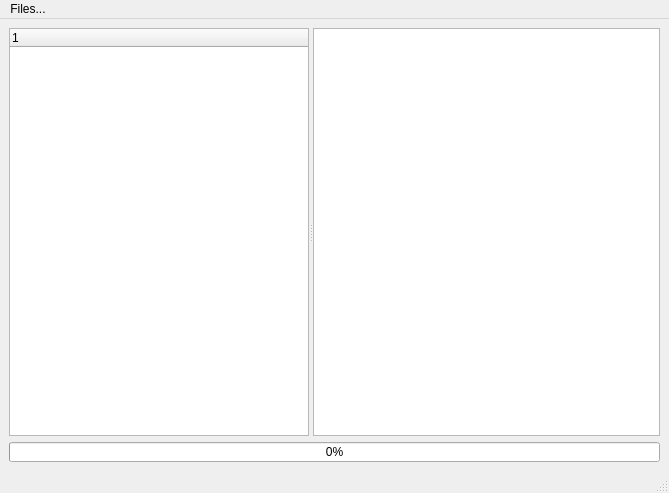
<?xml version="1.0" encoding="UTF-8"?>
<ui version="4.0">
 <class>MainWindow</class>
 <widget class="QMainWindow" name="MainWindow">
  <property name="geometry">
   <rect>
    <x>0</x>
    <y>0</y>
    <width>669</width>
    <height>493</height>
   </rect>
  </property>
  <property name="windowTitle">
   <string>MainWindow</string>
  </property>
  <widget class="QWidget" name="centralwidget">
   <layout class="QGridLayout" name="gridLayout">
    <item row="0" column="0">
     <widget class="QSplitter" name="splitter">
      <property name="orientation">
       <enum>Qt::Horizontal</enum>
      </property>
      <widget class="QTreeWidget" name="treeWidgetFiles">
       <property name="maximumSize">
        <size>
         <width>300</width>
         <height>16777215</height>
        </size>
       </property>
      </widget>
      <widget class="QTableView" name="tableViewDICOMTags"/>
     </widget>
    </item>
    <item row="2" column="0">
     <widget class="QSplitter" name="splitter_2">
      <property name="orientation">
       <enum>Qt::Horizontal</enum>
      </property>
      <widget class="QProgressBar" name="progressBar">
       <property name="maximumSize">
        <size>
         <width>16777215</width>
         <height>20</height>
        </size>
       </property>
       <property name="value">
        <number>0</number>
       </property>
      </widget>
     </widget>
    </item>
   </layout>
  </widget>
  <widget class="QMenuBar" name="menubar">
   <property name="geometry">
    <rect>
     <x>0</x>
     <y>0</y>
     <width>669</width>
     <height>21</height>
    </rect>
   </property>
   <widget class="QMenu" name="menuLoad_Directory">
    <property name="title">
     <string>Files...</string>
    </property>
    <addaction name="actionLoad_Directories"/>
    <addaction name="actionLoad_File"/>
    <addaction name="actionLoad_DICOM_Tag_Dictionary"/>
   </widget>
   <addaction name="menuLoad_Directory"/>
  </widget>
  <widget class="QStatusBar" name="statusbar"/>
  <action name="actionLoad_Directories">
   <property name="text">
    <string>Load Directories...</string>
   </property>
  </action>
  <action name="actionLoad_File">
   <property name="text">
    <string>Load File...</string>
   </property>
  </action>
  <action name="actionLoad_DICOM_Tag_Dictionary">
   <property name="text">
    <string>Load DICOM Tag Dictionary...</string>
   </property>
  </action>
 </widget>
 <resources/>
 <connections/>
</ui>
